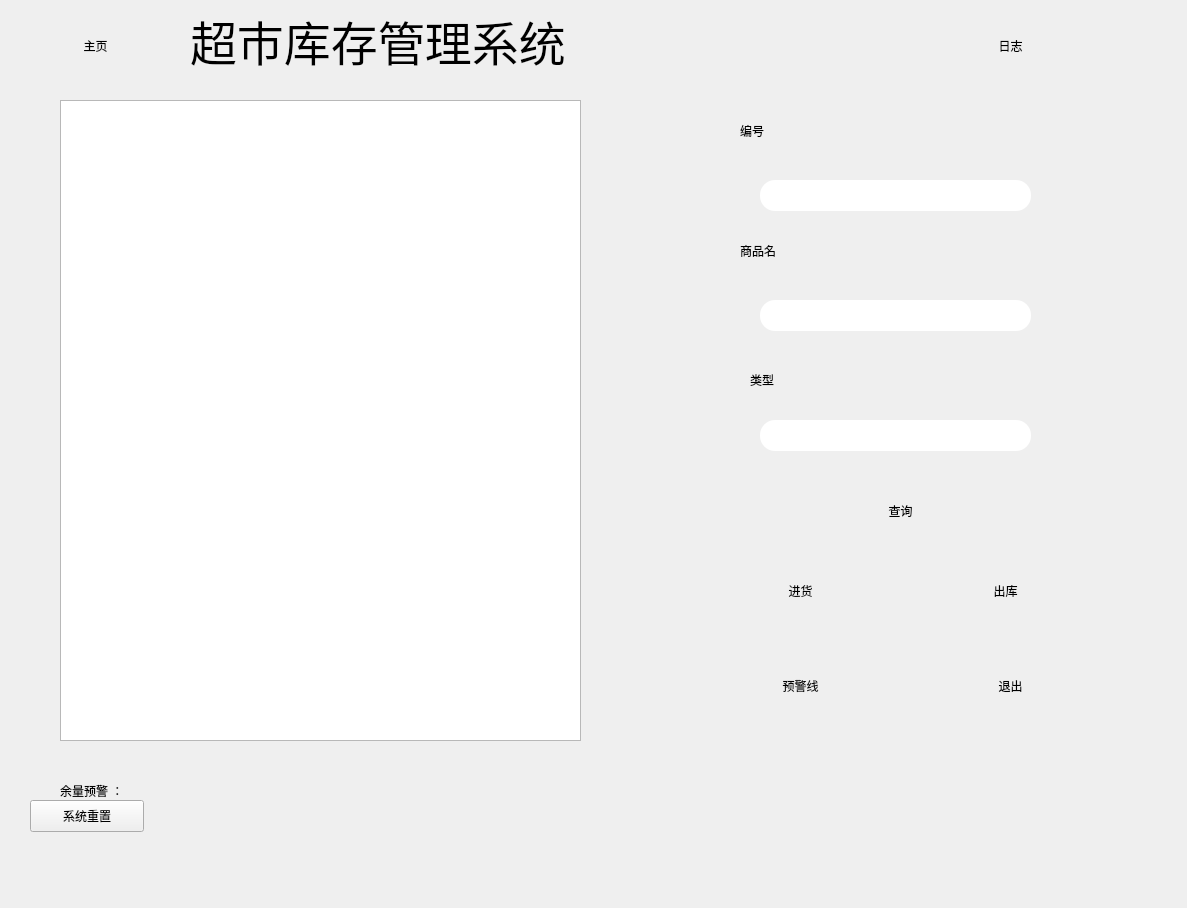
<?xml version="1.0" encoding="UTF-8"?>
<ui version="4.0">
 <class>Stock_System</class>
 <widget class="QMainWindow" name="Stock_System">
  <property name="geometry">
   <rect>
    <x>0</x>
    <y>0</y>
    <width>1187</width>
    <height>908</height>
   </rect>
  </property>
  <property name="windowTitle">
   <string>Stock_System</string>
  </property>
  <property name="styleSheet">
   <string notr="true"/>
  </property>
  <widget class="QWidget" name="centralWidget">
   <widget class="QFrame" name="frame">
    <property name="geometry">
     <rect>
      <x>-10</x>
      <y>-10</y>
      <width>1201</width>
      <height>921</height>
     </rect>
    </property>
    <property name="styleSheet">
     <string notr="true"/>
    </property>
    <property name="frameShape">
     <enum>QFrame::StyledPanel</enum>
    </property>
    <property name="frameShadow">
     <enum>QFrame::Raised</enum>
    </property>
    <widget class="QTableWidget" name="table">
     <property name="enabled">
      <bool>true</bool>
     </property>
     <property name="geometry">
      <rect>
       <x>70</x>
       <y>110</y>
       <width>521</width>
       <height>641</height>
      </rect>
     </property>
     <property name="styleSheet">
      <string notr="true">border-top-color: rgb(0, 0, 0);</string>
     </property>
    </widget>
    <widget class="QLabel" name="label">
     <property name="geometry">
      <rect>
       <x>750</x>
       <y>130</y>
       <width>71</width>
       <height>21</height>
      </rect>
     </property>
     <property name="styleSheet">
      <string notr="true">font: 12pt &quot;黑体&quot;;
</string>
     </property>
     <property name="text">
      <string>编号</string>
     </property>
    </widget>
    <widget class="QLineEdit" name="identifer">
     <property name="geometry">
      <rect>
       <x>770</x>
       <y>190</y>
       <width>271</width>
       <height>31</height>
      </rect>
     </property>
     <property name="styleSheet">
      <string notr="true">border-radius:15px;
</string>
     </property>
    </widget>
    <widget class="QLabel" name="label_2">
     <property name="geometry">
      <rect>
       <x>750</x>
       <y>250</y>
       <width>71</width>
       <height>21</height>
      </rect>
     </property>
     <property name="styleSheet">
      <string notr="true">font: 12pt &quot;黑体&quot;;
</string>
     </property>
     <property name="text">
      <string>商品名</string>
     </property>
    </widget>
    <widget class="QLineEdit" name="goodsname">
     <property name="geometry">
      <rect>
       <x>770</x>
       <y>310</y>
       <width>271</width>
       <height>31</height>
      </rect>
     </property>
     <property name="styleSheet">
      <string notr="true">border-radius:15px;

</string>
     </property>
    </widget>
    <widget class="QLineEdit" name="category">
     <property name="geometry">
      <rect>
       <x>770</x>
       <y>430</y>
       <width>271</width>
       <height>31</height>
      </rect>
     </property>
     <property name="styleSheet">
      <string notr="true">border-radius:15px;

</string>
     </property>
    </widget>
    <widget class="QLabel" name="label_3">
     <property name="geometry">
      <rect>
       <x>760</x>
       <y>380</y>
       <width>81</width>
       <height>20</height>
      </rect>
     </property>
     <property name="styleSheet">
      <string notr="true">font: 12pt &quot;黑体&quot;;
</string>
     </property>
     <property name="text">
      <string>类型</string>
     </property>
    </widget>
    <widget class="QPushButton" name="pushButton_5">
     <property name="geometry">
      <rect>
       <x>760</x>
       <y>500</y>
       <width>301</width>
       <height>41</height>
      </rect>
     </property>
     <property name="styleSheet">
      <string notr="true">
font: 16pt &quot;楷体&quot;;
border-radius:15px</string>
     </property>
     <property name="text">
      <string>查询</string>
     </property>
    </widget>
    <widget class="QPushButton" name="out">
     <property name="geometry">
      <rect>
       <x>950</x>
       <y>570</y>
       <width>131</width>
       <height>61</height>
      </rect>
     </property>
     <property name="styleSheet">
      <string notr="true">
font: 16pt &quot;楷体&quot;;
border-radius:15px</string>
     </property>
     <property name="text">
      <string>出库</string>
     </property>
    </widget>
    <widget class="QPushButton" name="input">
     <property name="geometry">
      <rect>
       <x>750</x>
       <y>570</y>
       <width>121</width>
       <height>61</height>
      </rect>
     </property>
     <property name="styleSheet">
      <string notr="true">
font: 16pt &quot;楷体&quot;;
border-radius:15px</string>
     </property>
     <property name="text">
      <string>进货</string>
     </property>
    </widget>
    <widget class="QLabel" name="warning">
     <property name="geometry">
      <rect>
       <x>830</x>
       <y>500</y>
       <width>311</width>
       <height>31</height>
      </rect>
     </property>
     <property name="font">
      <font>
       <family>宋体</family>
       <pointsize>9</pointsize>
       <weight>50</weight>
       <italic>false</italic>
       <bold>false</bold>
      </font>
     </property>
     <property name="text">
      <string/>
     </property>
    </widget>
    <widget class="QLabel" name="label_5">
     <property name="geometry">
      <rect>
       <x>200</x>
       <y>20</y>
       <width>501</width>
       <height>61</height>
      </rect>
     </property>
     <property name="font">
      <font>
       <family>宋体</family>
       <pointsize>35</pointsize>
       <weight>50</weight>
       <italic>false</italic>
       <bold>false</bold>
      </font>
     </property>
     <property name="styleSheet">
      <string notr="true">font: 35pt &quot;宋体&quot;;</string>
     </property>
     <property name="text">
      <string>超市库存管理系统</string>
     </property>
    </widget>
    <widget class="QPushButton" name="pushButton_3">
     <property name="geometry">
      <rect>
       <x>40</x>
       <y>30</y>
       <width>131</width>
       <height>51</height>
      </rect>
     </property>
     <property name="styleSheet">
      <string notr="true">
font: 16pt &quot;楷体&quot;;
border-radius:15px</string>
     </property>
     <property name="text">
      <string>主页</string>
     </property>
    </widget>
    <widget class="QPushButton" name="pushButton_4">
     <property name="geometry">
      <rect>
       <x>950</x>
       <y>30</y>
       <width>141</width>
       <height>51</height>
      </rect>
     </property>
     <property name="styleSheet">
      <string notr="true">
font: 16pt &quot;楷体&quot;;
border-radius:15px</string>
     </property>
     <property name="text">
      <string>日志</string>
     </property>
    </widget>
    <widget class="mypaint" name="label_d">
     <property name="geometry">
      <rect>
       <x>170</x>
       <y>770</y>
       <width>901</width>
       <height>51</height>
      </rect>
     </property>
     <property name="text">
      <string/>
     </property>
    </widget>
    <widget class="QLabel" name="label_4">
     <property name="geometry">
      <rect>
       <x>70</x>
       <y>780</y>
       <width>111</width>
       <height>41</height>
      </rect>
     </property>
     <property name="styleSheet">
      <string notr="true">font: 12pt &quot;宋体&quot;;</string>
     </property>
     <property name="text">
      <string>余量预警 ：</string>
     </property>
    </widget>
    <widget class="QPushButton" name="pushButton_6">
     <property name="geometry">
      <rect>
       <x>950</x>
       <y>670</y>
       <width>141</width>
       <height>51</height>
      </rect>
     </property>
     <property name="styleSheet">
      <string notr="true">
font: 16pt &quot;楷体&quot;;
border-radius:15px</string>
     </property>
     <property name="text">
      <string>退出</string>
     </property>
    </widget>
    <widget class="QPushButton" name="pushButton_8">
     <property name="geometry">
      <rect>
       <x>740</x>
       <y>670</y>
       <width>141</width>
       <height>51</height>
      </rect>
     </property>
     <property name="styleSheet">
      <string notr="true">
font: 16pt &quot;楷体&quot;;
border-radius:15px</string>
     </property>
     <property name="text">
      <string>预警线</string>
     </property>
    </widget>
    <widget class="QPushButton" name="pushButton_7">
     <property name="geometry">
      <rect>
       <x>40</x>
       <y>810</y>
       <width>114</width>
       <height>32</height>
      </rect>
     </property>
     <property name="text">
      <string>系统重置</string>
     </property>
    </widget>
   </widget>
  </widget>
  <action name="actionchongzhi">
   <property name="text">
    <string>chongzhi </string>
   </property>
  </action>
  <action name="actionformat">
   <property name="checkable">
    <bool>true</bool>
   </property>
   <property name="enabled">
    <bool>true</bool>
   </property>
   <property name="text">
    <string>format</string>
   </property>
  </action>
  <action name="actionwarning_line">
   <property name="checkable">
    <bool>true</bool>
   </property>
   <property name="checked">
    <bool>false</bool>
   </property>
   <property name="enabled">
    <bool>true</bool>
   </property>
   <property name="text">
    <string>warning_number</string>
   </property>
   <property name="iconVisibleInMenu">
    <bool>false</bool>
   </property>
  </action>
 </widget>
 <layoutdefault spacing="6" margin="11"/>
 <customwidgets>
  <customwidget>
   <class>mypaint</class>
   <extends>QLabel</extends>
   <header>mypaint.h</header>
  </customwidget>
 </customwidgets>
 <resources/>
 <connections/>
</ui>
